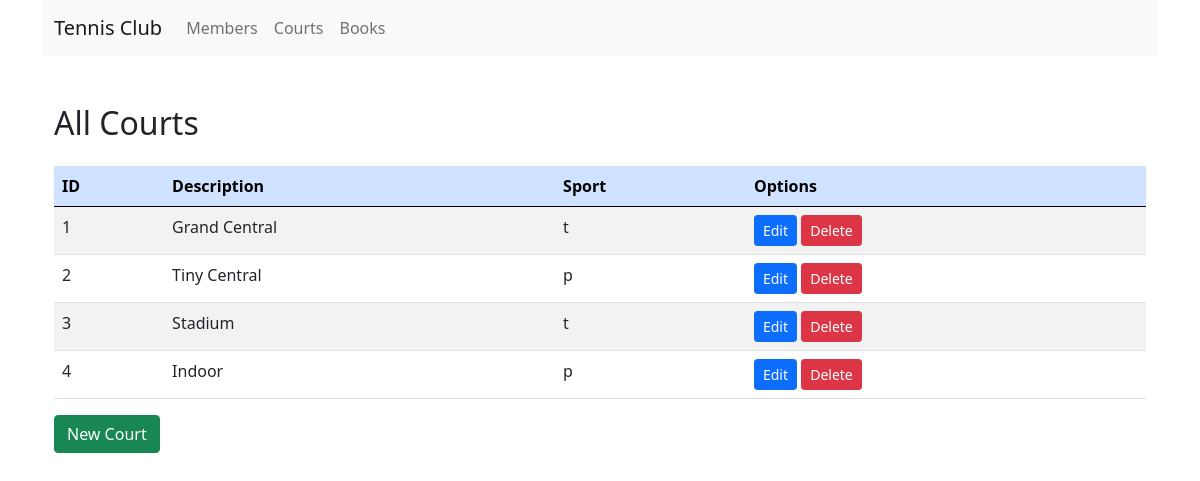
/courts/, run on an earlier commit of the app's database.
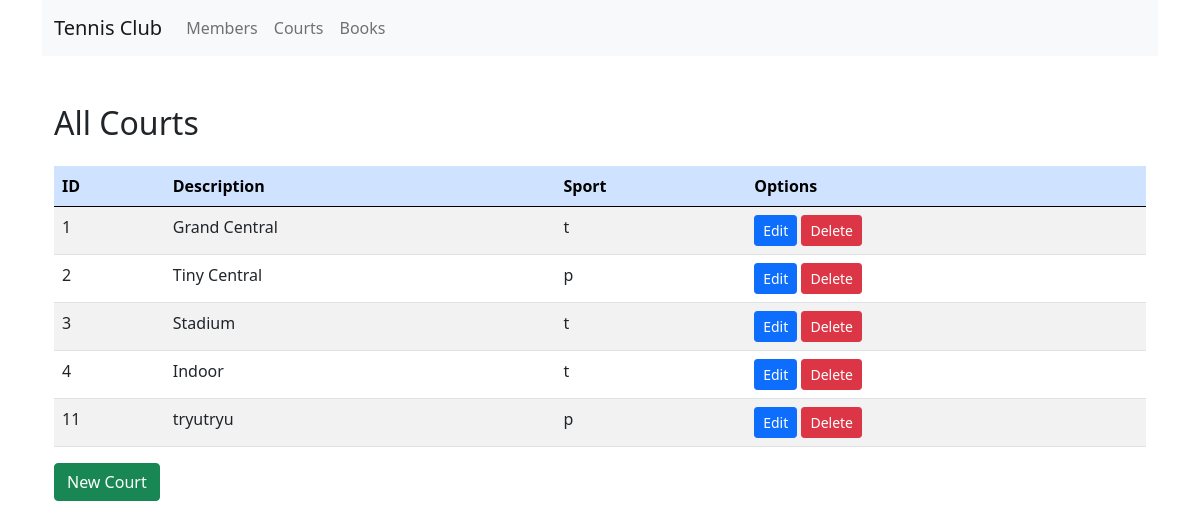
And on a later commit of the database.
### club/models.py (models this page shows, shortened)
class Court(models.Model):
    court_id = models.AutoField(primary_key=True)
    descr = models.CharField(max_length=50)
    TEN_PAD_CHOICES = [
        ('t', 'Tennis'),
        ('p', 'Paddle'),
    ]
    ten_pad = models.CharField(max_length=1, choices=TEN_PAD_CHOICES)

### club/views.py (the view)
# urls.py: path('courts/', views.court_All, name='court_All'),
def court_All(request):
    courts = Court.objects.all()
    return render(request, 'court/court_all.html', {'courts': courts})

### club/templates/court/court_all.html
{% extends 'base.html' %}
{% block content %}
<div class="container">
    <h2 class="mt-5 mb-4">All Courts</h2>
    <table class="table table-striped table-hover">
        <thead class="table-primary">
            <tr>
                <th>ID</th>
                <th>Description</th>
                <th>Sport</th>
                <th>Options</th>
            </tr>
        </thead>
        <tbody>
            {% for court in courts %}
            <tr>
                <td>{{ court.court_id }}</td>
                <td>{{ court.descr }}</td>
                <td>{{ court.ten_pad }}</td>
                <td>
                    <a class="btn btn-primary btn-sm" href="{% url 'court_Edit' court_id=court.pk %}">Edit</a>
                    <a href={% url 'court_Delete' court.pk %} onclick="return confirm('Sure?');"><button type="button" class="btn btn-sm btn-danger">Delete</button></a>
                </td>
            </tr>
            {% endfor %}
        </tbody>
    </table>
    <a class="btn btn-success" href="{% url 'court_New' %}">New Court</a>
</div>
{% endblock %}

What changed in the data, as far as the page shows it:
changed Court "Indoor": ten_pad "p" → "t"
added Court: court_id "11", descr "tryutryu", ten_pad "p"
